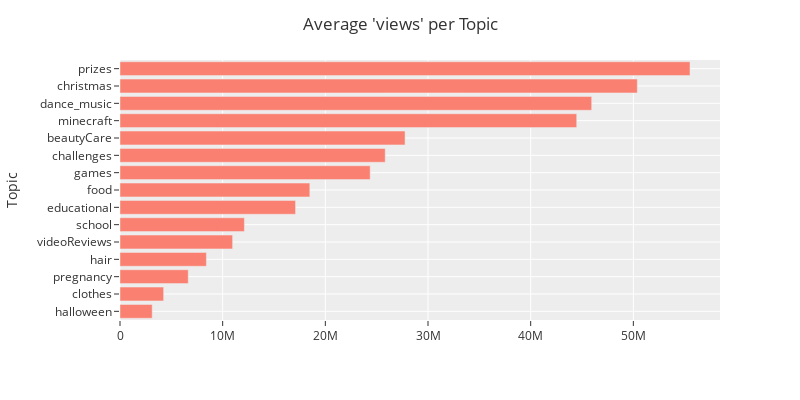

Source (notebook cell):
### Code cell
column = 'views'
# plt.figure(figsize=(8,6))
# df.groupby('topic')[column].mean().sort_values().plot(kind='barh', color='#d14949')
# plt.title(f"Average '{column}' per Topic")
# plt.ylabel('Topic', fontsize=12)
# plt.grid(color='#948789', linestyle='-.', linewidth=0.1);

# unusable code due to computer issues
fig = px.bar(df.groupby('topic')[column].mean().sort_values(), orientation='h')
fig.update_layout(hovermode='closest', title_text=f"Average '{column}' per Topic", \
                  barmode='stack', yaxis={'categoryorder':'total ascending'}, width=800, height=400, template='ggplot2')
fig.update_traces(marker_color='#fa8072')
fig.update_layout(showlegend=False)
fig.update_xaxes(title_text="")
fig.update_yaxes(title='Topic')
fig.show()

### Figure 1 — Plotly figure (JSON) as saved in the notebook; plotly's stock layout.template omitted (floating-point values rounded to 4 significant figures)
{"data": [{"alignmentgroup": "True", "hovertemplate": "variable=views<br>value=%{x}<br>topic=%{y}<extra></extra>", "legendgroup": "views", "marker": {"color": "#fa8072", "pattern": {"shape": ""}}, "name": "views", "offsetgroup": "views", "orientation": "h", "showlegend": true, "textposition": "auto", "type": "bar", "x": [3135000.0, 4250000.0, 6647000.0, 8413000.0, 10970000.0, 12120000.0, 17100000.0, 18490000.0, 24370000.0, 25830000.0, 27760000.0, 44480000.0, 45940000.0, 50380000.0, 55520000.0], "xaxis": "x", "y": ["halloween", "clothes", "pregnancy", "hair", "videoReviews", "school", "educational", "food", "games", "challenges", "beautyCare", "minecraft", "dance_music", "christmas", "prizes"], "yaxis": "y"}], "layout": {"barmode": "stack", "height": 400, "hovermode": "closest", "legend": {"title": {"text": "variable"}, "tracegroupgap": 0}, "margin": {"t": 60}, "showlegend": false, "title": {"text": "Average 'views' per Topic"}, "width": 800, "xaxis": {"anchor": "y", "autorange": true, "domain": [0, 1], "range": [0, 58440000.0], "title": {"text": ""}, "type": "linear"}, "yaxis": {"anchor": "x", "autorange": true, "categoryorder": "total ascending", "domain": [0, 1], "range": [-0.5, 14.5], "title": {"text": "Topic"}, "type": "category"}}}
